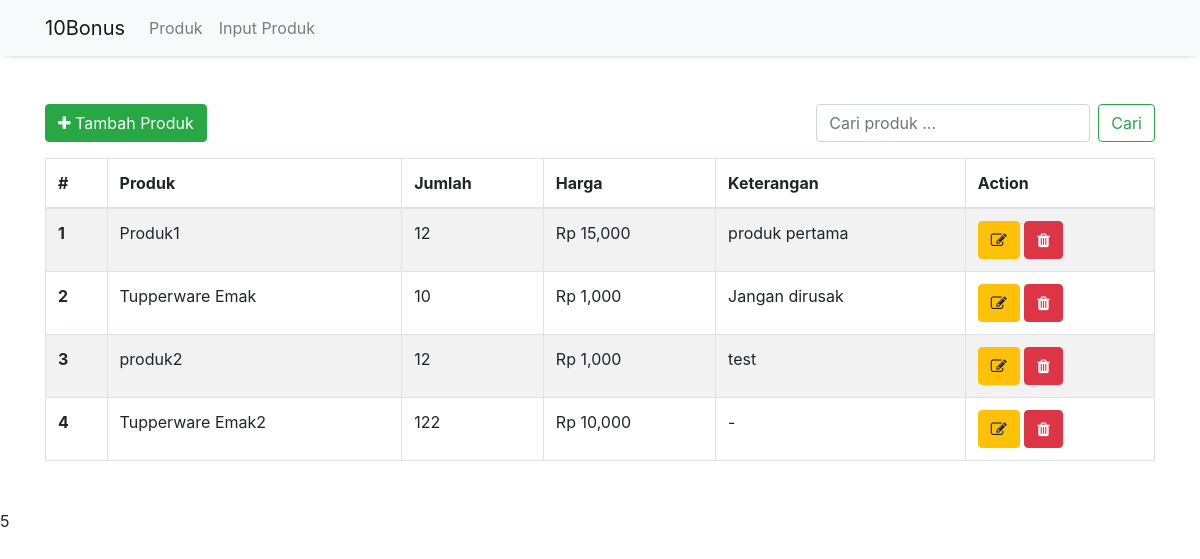
The page / on the database its author committed.
### tables this page shows
CREATE TABLE `produk` (
  `nama_produk` varchar(100) NOT NULL,
  `keterangan` text NOT NULL,
  `harga` int(11) NOT NULL,
  `jumlah` int(11) NOT NULL
);

### application/libraries/Template.php (called while the page is built, shortened)
<?php
class Template
{
	protected $ci;
	function __construct()
	{
		$this->ci =& get_instance();
	}
	function load($template, $data=NULL)
	{
		$data['contents'] = $this->ci->load->view($template, $data, TRUE);
		$data['navbar'] = $this->ci->load->view('struktur/navbar', $data, TRUE);
		$this->ci->load->view('struktur/v_template', $data);
	}
}

### application/controllers/Produk.php (called while the page is built, shortened)
<?php
class Produk extends CI_Controller {
	public function index()
	{
		if ($this->input->get('submit') == 'Submit') {
			$data_produk = $this->app->get_like('produk','nama_produk', $this->input->get('txt_cari'));
		} else {
			$data_produk =  $this->app->get_all('produk');
		}
		$data = [
			'data_produk' => $data_produk,
			'title'       => 'Produk'
		];
		$this->template->load('v_produk', $data);
	}
}

### index.php (called while the page is built, shortened)
<?php
require_once BASEPATH.'core/CodeIgniter.php';

### application/models/App.php (called while the page is built, shortened)
<?php
class App extends CI_Model {
	function get_all($table)
	{
		$this->db->from($table);
		return $this->db->get();
	}
}

### application/views/v_produk.php (the view, shortened to what this page needs)
<div class="container mt-5">
  <div class=" mb-3">
    <a href="<?= base_url('produk/add'); ?>" class="btn btn-success"><i class="fa fa-plus"></i> Tambah Produk</a>
    <form class="form-inline float-right" action="" method="get">
      <input class="form-control mr-sm-2" type="search" name="txt_cari" placeholder="Cari produk ..." aria-label="Search"
      <?= isset($_GET['txt_cari']) ? 'value='.$_GET['txt_cari'].'': null; ?> >
      <button class="btn btn-outline-success my-2 my-sm-0" type="submit" name="submit" value="Submit">Cari</button>
    </form>
  </div>
  <table class="table table-striped table-bordered">
    <thead>
      <tr>
        <th scope="col">#</th>
        <th scope="col">Produk</th>
        <th scope="col">Jumlah</th>
        <th scope="col">Harga</th>
        <th scope="col">Keterangan</th>
        <th scope="col">Action</th>
      </tr>
    </thead>
    <tbody>
      <?php $no = 1; foreach ($data_produk->result() as $key): ?>
      <tr>
        <th scope="row"><?= $no++; ?></th>
        <td><?= $key->nama_produk; ?></td>
        <td><?= $key->jumlah; ?></td>
        <td>Rp <?= number_format($key->harga); ?></td>
        <td><?= $key->keterangan; ?></td>
        <td>
          <a href="<?= base_url('produk/update/'.$key->nama_produk.''); ?>" class="btn btn-warning" title="Edit"><i class="fa fa-edit"></i></a>
          <a href="<?= base_url('produk/delete/'.$key->nama_produk.''); ?>" class="btn btn-danger" onclick="return confirm('Yakin menghapus <?= $key->nama_produk; ?> ?')" title="Hapus"><i class="fa fa-trash"></i></a>
        </td>
      </tr>
    <?php endforeach ?>
  </tbody>
</table>
</div>

### application/views/struktur/navbar.php
<nav class="navbar navbar-expand-lg navbar-light bg-light">
  <div class="container">
    <a class="navbar-brand" href="<?= base_url(); ?>">10Bonus</a>
    <div class="collapse navbar-collapse" id="navbarNavAltMarkup">
      <div class="navbar-nav">
        <a class="nav-item nav-link" href="<?= base_url('produk'); ?>">Produk</a>
        <a class="nav-item nav-link" href="<?= base_url('produk/add'); ?>">Input Produk</a>
      </div>
    </div>
  </div>
</nav>

### application/views/struktur/v_template.php (shortened to what this page needs)
<!DOCTYPE html>
<html lang="en">
<head>
	<link rel="stylesheet" href="https://stackpath.bootstrapcdn.com/bootstrap/4.5.0/css/bootstrap.min.css">
	<link rel="stylesheet" href="https://stackpath.bootstrapcdn.com/font-awesome/4.7.0/css/font-awesome.min.css">
	<link rel="stylesheet" href="<?= base_url('assets/style.css'); ?>">
</head>
<body>
	<div class="mb-5">
		<?= $navbar; ?>
		<?= $contents; ?>
	</div>5
</body>
</html>

### assets/style.css (style rules this page uses)
.navbar { box-shadow: 0 0 8px -5px rgba(0, 0, 0, 1); }

### rows shown on the page
produk: nama_produk "Produk1", jumlah "12", harga "15,000", keterangan "produk pertama"
produk: nama_produk "Tupperware Emak", jumlah "10", harga "1,000", keterangan "Jangan dirusak"
produk: nama_produk "produk2", jumlah "12", harga "1,000", keterangan "test"
produk: nama_produk "Tupperware Emak2", jumlah "122", harga "10,000", keterangan "-"
